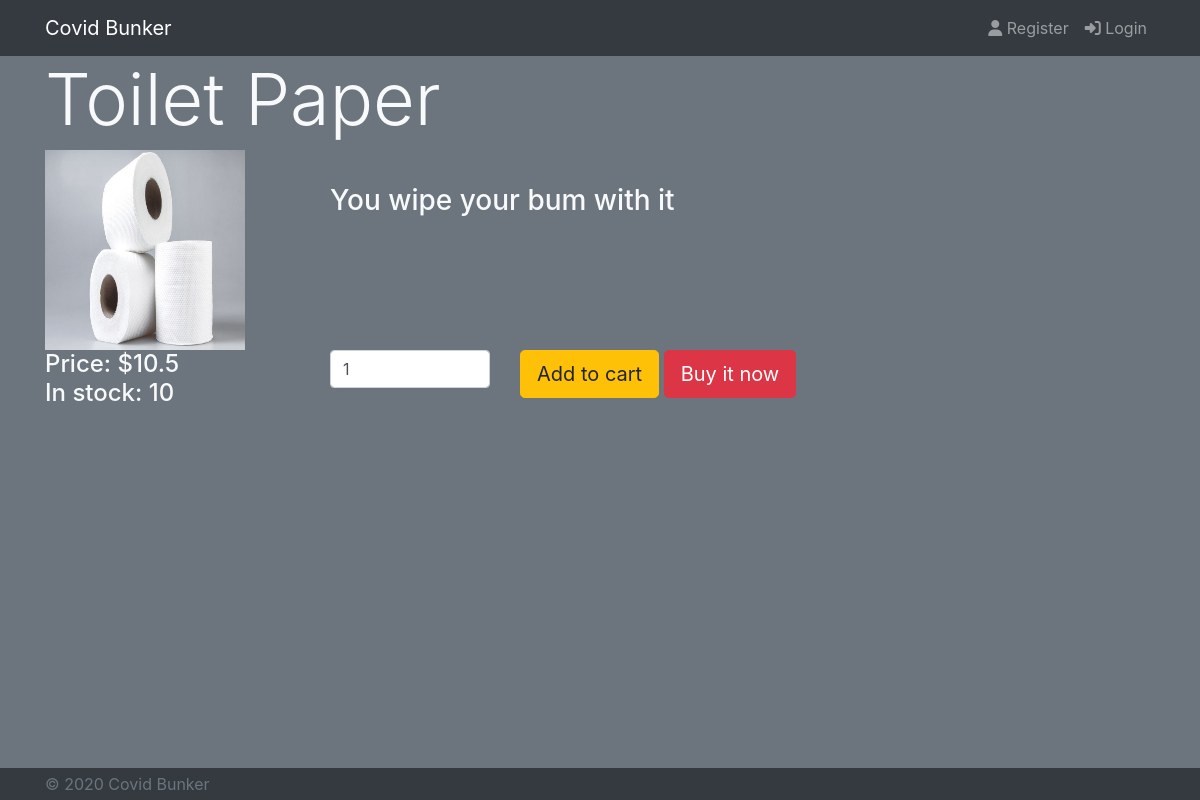
Screenshot of /product/4/ with the database file from the repository.
### tables this page shows
CREATE TABLE "Products" (
	"PID"	INTEGER,
	"Name"	TEXT NOT NULL,
	"Description"	TEXT,
	"Price"	REAL NOT NULL,
	"Qty"	INTEGER NOT NULL,
	"ImgURL"	TEXT NOT NULL,
	"Category"	TEXT,
	PRIMARY KEY("PID" AUTOINCREMENT)
);

### server.py (the view)
@app.route("/product/<int:pid>/")
def product(pid):
    conn = get_db()
    c = conn.cursor()
    product = c.execute('''
    SELECT pID, name, description, price, qty, ImgURL, category FROM Products where pID = ?;
    ''', (pid,)).fetchone()
    product = map_product_query_result(product)
    return render_template("product_single.html", product=product)

### server.py (called while the page is built)
def get_db():
    db = getattr(g, '_database', None)
    if db is None:
        db = g._database = sqlite3.connect(dbpath)
    return db

@app.teardown_appcontext
def close_connection(exception):
    db = getattr(g, '_database', None)
    if db is not None:
        db.close()

def map_product_query_result(product):
    return {'id':product[0], 'name':product[1], 'description':product[2], 'price':product[3], 'quantity':product[4], 'img':product[5], 'category':product[6]}

### templates/product_single.html (shortened to what this page needs)
{% extends "base.html" %}
{% block logged_out %}
    {% if signed_in %}
    {% else %}
        {{ super() }}
    {% endif %}
{% endblock %}
{% block content %}
<div class="container">
    <h1 class="display-3">{{product.name}}</h1>
</div>
<div class="container">
<div class="row">
    <div class="col-md-3">
        <img src="/static/img/{{product.img}}" alt="{{product.name}}" width="200" height="200">
    </div>
    <div class="col-md-9">
        <h3 class="dispay-4"><br>{{product.description}} </h3>
    </div>
</div>
</div>
<div class="container">
<div class="row">
    <div class="col-md-3 ">
        <h4>
        Price: ${{product.price}}<br>
        In stock: {{product.quantity}}
        </h4>
    </div>
    <div class="col-md-2">
        <input type="number" class="form-control"  value="1" step="1">
    </div>
    <div class="col-md-6">
        <button type="button" class="btn btn-lg btn-warning">Add to cart</button>
        <button type="button" class="btn btn-lg btn-danger">Buy it now</button>
    </div>
</div>
</div>
{% endblock %}

### static/css/style.css (style rules this page uses)
html, body { height: 100%; width: 100%; margin: 0; padding: 0; }

### rows the page displays
Products: name "Toilet Paper", img (picture), description "You wipe your bum with it", price "10.5"

### other values shown
{{ product.quantity }} "10"
